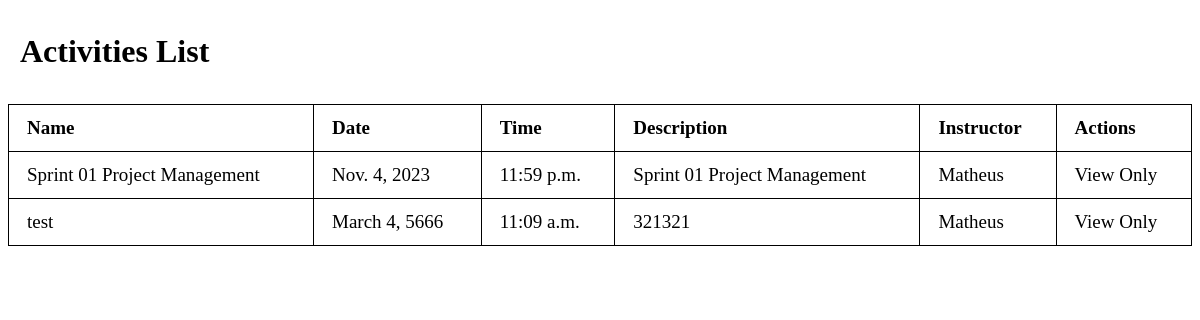
The app's page /view-activities/, older data.
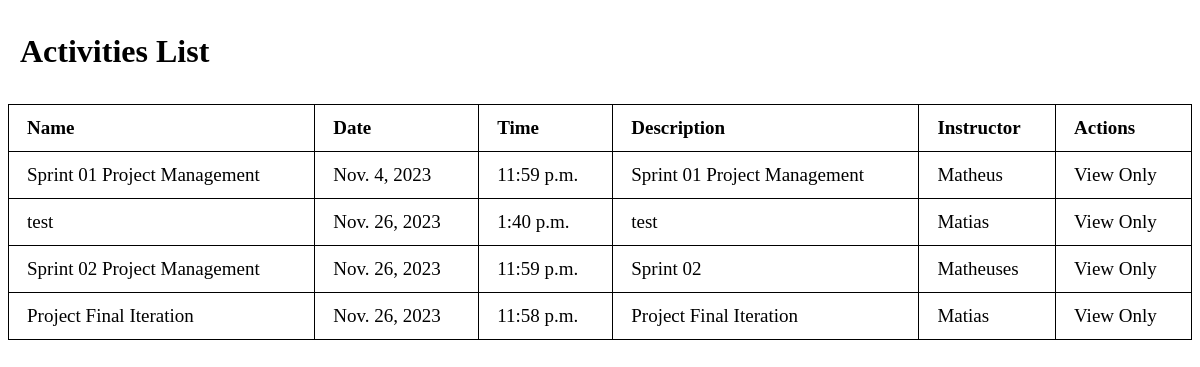
The same page, newer data.
### mainApp/models.py (models this page shows, shortened)
class Activity(models.Model):
    name = models.CharField(max_length=200, verbose_name=_("Activity Name"))
    date = models.DateField(verbose_name=_("Date"))
    time = models.TimeField(verbose_name=_("Time"))
    description = models.TextField(verbose_name=_("Description"), blank=True)
    MATHEUS = 'Matheus'
    MATIAS = 'Matias'
    MATHEUSES = 'Matheuses'
    INSTRUCTOR_CHOICES = [
        (MATHEUS, _('Matheus')),
        (MATIAS, _('Matias')),
        (MATHEUSES, _('Matheuses')),
    ]
    instructor = models.CharField(
        max_length=15,
        choices=INSTRUCTOR_CHOICES,
        default=MATHEUS,
        verbose_name=_("Instructor")
    )

### mainApp/views.py (the view)
# urls.py: path('view-activities/', views.view_activities, name='view_activities'),
def view_activities(request):
    activities = Activity.objects.all()
    context = {'activities': activities}
    return render(request, 'view_activities.html', context)

### mainApp/templates/view_activities.html (shortened to what this page needs)
<!DOCTYPE html>
<html lang="en">
<head>
</head>
<body>
    <h1>Activities List</h1>
    <table>
        <thead>
            <tr>
                <th>Name</th>
                <th>Date</th>
                <th>Time</th>
                <th>Description</th>
                <th>Instructor</th>
                <th>Actions</th>
            </tr>
        </thead>
        <tbody>
            {% for activity in activities %}
            <tr>
                <td>{{ activity.name }}</td>
                <td>{{ activity.date }}</td>
                <td>{{ activity.time }}</td>
                <td>{{ activity.description }}</td>
                <td>{{ activity.instructor }}</td>
                <td>
                    {% if user.is_authenticated %}
                        <a href="{% url 'edit_activity' activity.id %}">Edit</a> |
                        <a href="{% url 'delete_activity' activity.id %}">Delete</a>
                    {% else %}
                        View Only
                    {% endif %}
                </td>
            </tr>
            {% endfor %}
        </tbody>
    </table>
</body>
</html>

### mainApp/templates/view_activities.html (style rules this page uses)
body { background-image: url('https://i.pinimg.com/736x/6a/73/02/6a730250f0674770954cbb9778b9f4f7.jpg'); background-size: cover; color: black; font-size: 20px; }
table { width: 100%; margin-top: 20px; border-collapse: collapse; background-color: rgba(255, 255, 255, 0.7); }
table, th, td { border: 1px solid black; }
th, td { padding: 12px 18px; text-align: left; color: black; font-size: 19px; }
h1 { background-color: rgba(255, 255, 255, 0.7); padding: 12px; border-radius: 5px; font-size: 32px; }

Row changes from the older to the newer data that the page shows:
changed Activity "test": date "March 4, 5666" → "Nov. 26, 2023"; time "11:09 a.m." → "1:40 p.m."; description "321321" → "test"; instructor "Matheus" → "Matias"
added Activity: name "Sprint 02 Project Management", date "Nov. 26, 2023", time "11:59 p.m.", description "Sprint 02", instructor "Matheuses"
added Activity: name "Project Final Iteration", date "Nov. 26, 2023", time "11:58 p.m.", description "Project Final Iteration", instructor "Matias"
